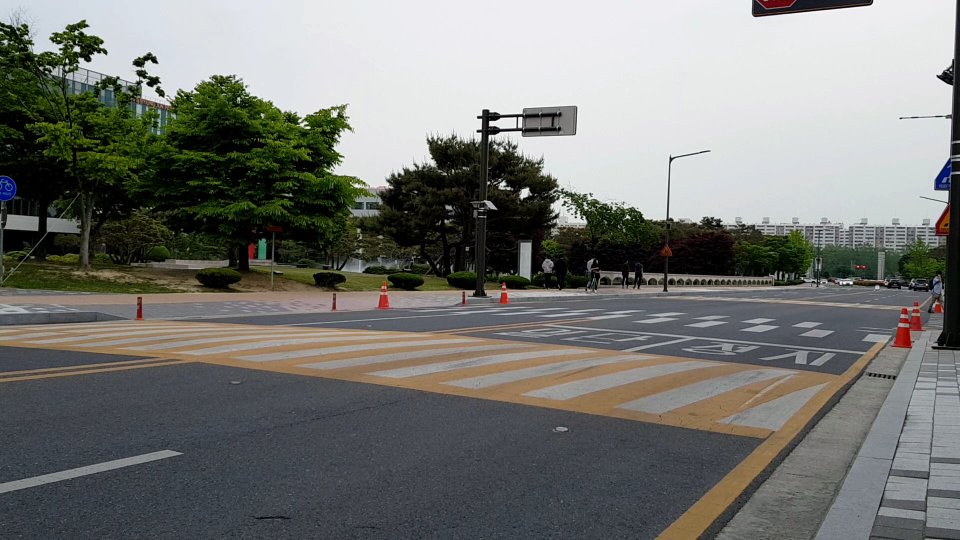
#> input picture detection/data/1.jpg, 1920 x 1080 px (shown at 1/2 size)
$ python -i setting_opencv_east.py   (imports and definitions only)
#> lines starting #> are read from the running program, lines starting #| are printed output that depends on the picture; after the words box and inside, x2 and y2 are one past the last pixel; in counts of white or black regions, pixels touching at a corner belong together
# @Author  : JaeminBest
# @File    : detection/setting_opencv.py
# @IDE: Microsoft Visual Studio Code

import cv2
import imutils
import numpy as np
import math
#from detection.calibration import transform


# needed for cropping image
def region_of_interest(img, vertices):
    mask = np.zeros_like(img)
    match_mask_color = 255
    cv2.fillPoly(mask, vertices, match_mask_color)
    masked_image = cv2.bitwise_and(img, mask)
    return masked_image


# draw line to img, debug function
def draw_lines(img, lines, color=[255, 0, 0], thickness=3):
    line_img = np.zeros(
        (
            img.shape[0],
            img.shape[1],
            3
        ),
        dtype=np.uint8
    )
    img = np.copy(img)
    if lines is None:
        return
    for line in lines:
        for x1, y1, x2, y2 in line:
            cv2.line(line_img, (int(x1), int(y1)), (int(x2), int(y2)), color, thickness)
    img = cv2.addWeighted(img, 0.8, line_img, 1.0, 0.0)
    return img


# return slope
def slope(line):
    # line is type of cv2.line
    for x1,y1,x2,y2 in line:
        if (x2==x1):
            return None
        slope = (float)(y2-y1)/(float)(x2-x1)
        return slope


# calculate distance(norm distance) between line(assumed to be straight line) and point(x,y)
def distance(line,x,y):
    p3 = np.array((x,y))
    for x1, y1, x2, y2 in line:
        p1 = np.array((x1, y1))
        p2 = np.array((x2, y2))
    d=np.cross(p2-p1,p3-p1)/np.linalg.norm(p2-p1)
    return d


# test if line2 can be extended to line1
# -1 for not on the same line, return 1 for same line
def onsameline(line1,line2, slope_thld, dist_thld):
    # cv2.line type line1, line2
    # check for slope difference
    if (math.fabs(slope(line1)-slope(line2))>slope_thld):
        return 0

    for x1,y1,x2,y2 in line2:
        # check for possibility of estimation of furthest point to be on same line
        if ((distance(line1,x1,y1)>dist_thld) or (distance(line1, x2, y2)>dist_thld)):
            return 0
    return 1


# test if line2 can be extended to line1
# 0 for not on the parallel line, return 1 for parallel line
# [32 lines left out: functions isparallel, get_intersect, not called in this run]


def set_to_image(line, img):
    for x1,y1,x2,y2 in line:
        line_y = [y1,y2]
        line_x = [x1,x2]

    poly_left = np.poly1d(np.polyfit(
        line_y,
        line_x,
        deg=1
    ))
    min_y = (int)(0)
    max_y = (int)(img.shape[0])
    left_x_start = (int)(poly_left(min_y))
    left_x_end = (int)(poly_left(max_y))
    return [[left_x_start,min_y,left_x_end,max_y]]

# new class for line sort
# store metadata of detected line as set and asymptote
class el_line():
    def __init__(self):
        self.line_x = []
        self.line_y = []
        self.lines = []
        self.asymptote = []

    def __repr__(self):
        return "< line_x : {}, line_y :{}, lines : {}, asymptote : {} >".format(self.line_x, self.line_y, self.lines, self.asymptote)

    def add(self,line):
        self.lines.append(line)
        for x1, y1, x2, y2 in line:
            if (x1 in self.line_x):
                self.line_y[self.line_x.index(x1)] = (self.line_y[self.line_x.index(x1)]+y1)/2
            else:
                self.line_x.extend([x1])
                self.line_y.extend([y1])
            if (x2 in self.line_x):
                self.line_y[self.line_x.index(x2)] = (self.line_y[self.line_x.index(x2)]+y2)/2
            else:
                self.line_x.extend([x2])
                self.line_y.extend([y2])

    def estimate(self,img):
        if (len(self.line_y)==2):
            y1 = self.line_y[0]
            y2 = self.line_y[1]
            if (y1==y2):
                self.asymptote = [[0,y1,img.shape[1],y1]]
                return

        poly_left = np.poly1d(np.polyfit(
            self.line_y,
            self.line_x,
            deg=1
        ))
        min_y = (int)(0)
        max_y = (int)(img.shape[0])
        left_x_start = (int)(poly_left(min_y))
        left_x_end = (int)(poly_left(max_y))
        self.asymptote = [[left_x_start,min_y,left_x_end,max_y]]
        return


# detection of crosswalk
def detect_crosswalk(image,region, threshold = 100, slope_thld=0.005, dist_thld=0.01):
    # region is list of 2 tuple (x,y) i.e. rectangular region described by diagonal 2 points
    # region of interest using region selected
    region_of_interest_vertices = [
        (region[0][0], region[0][1]),
        (region[0][0], region[1][1]),
        (region[1][0], region[1][1]),
        (region[1][0], region[0][1])
    ]
    #cv2.imshow('cross_org_image', image)
    img = image.copy()

    # color detection
    hsv = cv2.cvtColor(img,cv2.COLOR_BGR2Lab)

    # define range of blue color in HSV
    lower_mask = np.array([210,0,0])
    upper_mask = np.array([255,130,135])
    mask = cv2.inRange(hsv, lower_mask, upper_mask)
    res1 = cv2.bitwise_and(img,img, mask= mask)
    temp1 = cv2.cvtColor(res1, cv2.COLOR_BGR2GRAY)

    # define range of blue color in HSV
    kernel1 = np.ones((3, 3), np.uint8)
    morp1 = cv2.morphologyEx(temp1, cv2.MORPH_OPEN, kernel1)
    #cv2.imshow('central_extract_open', morp1)
    kernel2 = np.ones((3, 3), np.uint8)
    morp2 = cv2.morphologyEx(morp1, cv2.MORPH_CLOSE, kernel2)
    #cv2.imshow('central_extract_open_close', morp2)
    kernel3 = np.ones((5, 5), np.uint8)
    morp3 = cv2.erode(morp2, kernel3, iterations = 1)

    #cv2.imshow('cross_masked_gray', morp2)

    edges = cv2.Canny(morp2, 50, 150, apertureSize=3)

    # crop
    cropped_image = region_of_interest(
        edges,
        np.array(
            [region_of_interest_vertices],
            np.int32
        ),
    )
    #cv2.imshow('cross_mask_crop', cropped_image)

    # line detection
    lines = cv2.HoughLinesP(
        cropped_image,
        rho=6,
        theta=np.pi / 60,
        threshold=100,
        lines=np.array([]),
        minLineLength=threshold,
        maxLineGap=50
    )

    if (lines is None):
        return None

    #lines1 = cv2.HoughLines(cropped_image,1,np.pi/180,100)

    line_temp_image = draw_lines(
        img,
        lines,
        color = [0,0,255],
        thickness=5,
    )
    # [16 lines of commented-out code are left out]

    lines_sort = []
    # sort lines by slope and gather using class el_line
    for line in lines:
        sl = slope(line)
        if (sl is None):
            continue
        # zero division set by -1 therefore no count!
        if ((sl < -0.05)):
            continue

        if (not lines_sort):
            temp = el_line()
            temp.add(line)
            temp.estimate(img)
            lines_sort.append(temp)

        else:
            sort_flag = 0
            for el in lines_sort:
                if (onsameline(el.asymptote,line,slope_thld,dist_thld)==1):
                    el.add(line)
                    el.estimate(img)
                    sort_flag = 1
            if (not sort_flag):
                temp = el_line()
                temp.add(line)
                temp.estimate(img)
                lines_sort.append(temp)

    #for el in lines_sort:
    #    print(el)

    # exception : no line matching
    if (not lines_sort):
        return None

    # delete lines_sort based on count threshold
    # which means delete less-detected slope of lines
    lines_sortc = lines_sort.copy()
    for el in lines_sortc:
        if ((slope(el.asymptote)<0) or (slope(el.asymptote)>=0.5)):
            lines_sortc.remove(el)
            continue

    line_temp_image = draw_lines(
        img,
        [el.asymptote for el in lines_sortc],
        color = [0,0,255],
        thickness=5,
    )
    #cv2.imshow('img_hough_1',line_temp_image)

    crosswalk = lines_sortc[0].asymptote
    #for el in lines_sort:
    #    if (len(crosswalk.line_x)<len(el.line_x)):
    #        crosswalk = el
    for el in lines_sortc:
        el.estimate(img)
        if ((slope(el.asymptote)<0.1) or (slope(el.asymptote)>=0.5)):
            continue
        if (slope(crosswalk)>slope(el.asymptote)):
            crosswalk = el.asymptote

    #print(slope(crosswalk))

    # draw line
    line_image = draw_lines(
        img,
        [ crosswalk ],
        thickness=5,
    )
    #cv2.imshow('cross detection',line_image)
    #cv2.waitKey()

    return crosswalk


# detection of central line (yellow one)
def detect_central(image,region, threshold = 150, slope_thld=0.05, dist_thld=0.5):
    # region is list of tuple (x,y)
    # region of interest using region selected
    region_of_interest_vertices = [
        (region[0][0], region[0][1]),
        (region[0][0], region[1][1]),
        (region[1][0], region[1][1]),
        (region[1][0], region[0][1])
    ]

    img = image.copy()

    # central line detection

    # extracting central+crosswalk
    # using L*a*b*lst = []
    # extracting only crosswalk
    # using YCrCb
    ycrcb = cv2.cvtColor(img,cv2.COLOR_BGR2YCrCb)
    lower_mask2 = np.array([0,0,120])
    upper_mask2 = np.array([190,140,205])
    mask2 = cv2.inRange(ycrcb,lower_mask2, upper_mask2)
    res2 = cv2.bitwise_and(img,img, mask= mask2)
    img2 = cv2.cvtColor(res2,cv2.COLOR_BGR2GRAY)
    #cv2.imshow('central_YCrCb filter',img2)

    # define range of blue color in HSV
    kernel1 = np.ones((3, 3), np.uint8)
    morp1 = cv2.morphologyEx(img2, cv2.MORPH_OPEN, kernel1)
    #cv2.imshow('central_extract_open', morp1)
    kernel2 = np.ones((3, 3), np.uint8)
    morp2 = cv2.morphologyEx(morp1, cv2.MORPH_CLOSE, kernel2)
    #cv2.imshow('central_extract_open_close', morp2)
    kernel3 = np.ones((5, 5), np.uint8)
    morp3 = cv2.erode(morp2, kernel3, iterations = 1)
    #cv2.imshow('central_extract_open_close_erode', morp2)

    edges = cv2.Canny(morp2, 100, 200, apertureSize=3)
    #cv2.imshow('central_final edge', edges)

    # bump
    cropped_image = region_of_interest(
        edges,
        np.array(
            [region_of_interest_vertices],
            np.int32
        ),
    )

    # line detection
    lines1 = cv2.HoughLinesP(
        cropped_image,
        rho=6,
        theta=np.pi / 60,
        threshold=200,
        lines=np.array([]),
        minLineLength=threshold,
        maxLineGap=25
    )

    if (lines1 is None):
        print("1, lines1 null")
        return None

    line_temp_image = draw_lines(
        img,
        lines1,
        color = [0,0,255],
        thickness=5,
    )
    #cv2.imshow('img_temp_hough_1',line_temp_image)

    #lines1 = cv2.HoughLines(morp3,1,np.pi/180,100)

    lines_sort1 = []
    # sort lines by slope and gather using class el_line
    for line in lines1:
        a=0
        sl = slope(line)
        if (sl is None):
            continue
        # zero division set by -1 therefore no count!
        if ((sl > -0.05) or (sl<=-0.5)):
            a = 1
            continue
        #print(a)
        if (not lines_sort1):
            temp = el_line()
            temp.add(line)
            temp.estimate(img)
            lines_sort1.append(temp)

        else:
            sort_flag = 0
            for el in lines_sort1:
                if (onsameline(el.asymptote,line,slope_thld/3,dist_thld/3)==1):
                    el.add(line)
                    el.estimate(img)
                    sort_flag = 1
            if (not sort_flag):
                temp = el_line()
                temp.add(line)
                temp.estimate(img)
                lines_sort1.append(temp)

    if (not lines_sort1):
        print("1, lines1_sort null")
        return None

    line_temp_image = draw_lines(
        img,
        [el.asymptote for el in lines_sort1],
        color = [0,0,255],
        thickness=5,
    )
    #cv2.imshow('img_hough_1d',line_temp_image)

    # delete lines_sort based on count threshold
    # which means delete less-detected slope of lines
    lines_sort1c = lines_sort1.copy()
    for el in lines_sort1:
        if ((slope(el.asymptote)>0) or (slope(el.asymptote)<=-0.5)):
            lines_sort1c.remove(el)
            continue
        temp_line = el.asymptote
        for x1,y1,x2,y2 in temp_line:
            if (((x1<img.shape[1]) and (x1>0)) or ((x2<img.shape[1]) and (x2>0))):
                lines_sort1c.remove(el)
            elif ((x1<0) or (x2>0)):
                lines_sort1c.remove(el)

    if (not lines_sort1c):
        print("1, lines1_c null")
        return None

    line_image = draw_lines(
        img,
        [el.asymptote for el in lines_sort1c],
        thickness=5,
    )
    #cv2.imshow('b',line_image)

    side_left = lines_sort1c[0].asymptote
    side_right = lines_sort1c[0].asymptote

    for el in lines_sort1c:
        el.estimate(img)
        if (slope(side_left)>slope(el.asymptote)):
            side_left = el.asymptote
        if (slope(side_right)<slope(el.asymptote)):
            side_right = el.asymptote

    line_image = draw_lines(
        img,
        [[
            side_right[0],
            side_left[0],
        ]],
        thickness=5,
    )
    #cv2.imshow('central detection',line_image)

    return [side_left, side_right]


# detection of bump
# using this, we will set scale using already-known length
# match length with known value=360cm (it is already-set by LAW)
# RETURN : sizeof bump, position of crosswalk, newly transformed coordinate image
# [124 lines left out: function detect_bump, not called in this run]

# function find crosswalk, central lane, side lane in given image
# INPUT : input img or frame, threshold for detection (slope_thld, dist_thld)
# OUTPUT : list of (height,width), crosswalk, central lane, side lane
def find(img, crslope_thld = 0.005, crdist_thld=0.005, cnslope_thld=0.05, cndist_thld=0.5):
    # region of interest
    height = img.shape[0]
    width = img.shape[1]
    region1 = [
        (width / 2, height*1/2),
        (width, height)
    ]
    region2 = [
        (0, height),
        (width, height / 2)
    ]

    # central line detection
    res_central = detect_central(img,region1,threshold=100, slope_thld=cnslope_thld, dist_thld=cndist_thld)
    min_line = res_central[0]
    max_line = res_central[1]

    # crosswalk detection

    crosswalk = detect_crosswalk(img,region2,threshold=100, slope_thld=crslope_thld, dist_thld=crdist_thld)

    crosswalk = set_to_image(crosswalk,img)
    min_line = set_to_image(min_line,img)
    max_line = set_to_image(max_line,img)

    line_image = draw_lines(
        img,
        [[
            crosswalk[0],
            min_line[0],
            max_line[0],
        ]],
        thickness=5,
    )
    cv2.imshow('total detected', line_image)

    return ((height,width),crosswalk,min_line,max_line)


# function : calculate calibration setting such as rotated angle, or vanishing view etc..
#           for detail description of calibration setting, go to detection/calibration.py
# INPUT : shape(tuple of height and width), crosswalk, central lane, side lane
# OUTPUT : initial calibration setting (param)
# [274 lines left out: functions setting, selection, calc_setting, construct_cord, not called in this run]

>>> import cv2
>>> picture = cv2.imread('data/1.jpg')
#> picture is the input picture: shape (1080, 1920, 3); mean B, G, R 115.2, 119.5, 118.4
>>> result = find(picture)
#> in detect_central, `mask2 = cv2.inRange(ycrcb,lower_mask2, upper_mask2)`:
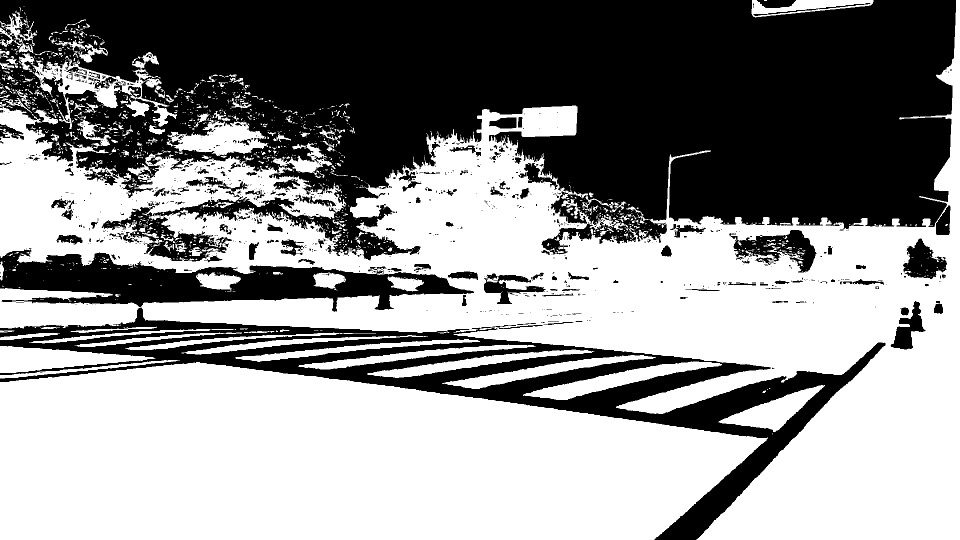
#> mask2: shape (1080, 1920) (shown at 1/2 size); 56.3% white; 954 black regions (782 under 20 px), largest, box (x1, y1, x2, y2) and area: (0, 0, 1912, 521) 670799, (0, 615, 1771, 1080) 130996, (0, 499, 948, 624) 52161
#> in detect_central, `morp1 = cv2.morphologyEx(img2, cv2.MORPH_OPEN, kernel1)`:
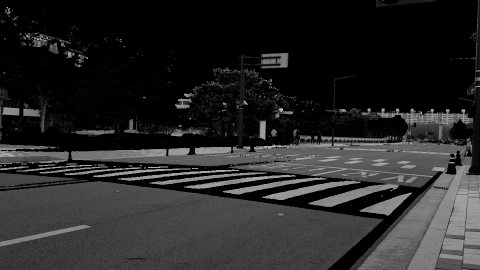
#> morp1: shape (1080, 1920) (shown at 1/4 size); min 0, max 187, mean 38.9
#> in region_of_interest, `masked_image = cv2.bitwise_and(img, mask)`:
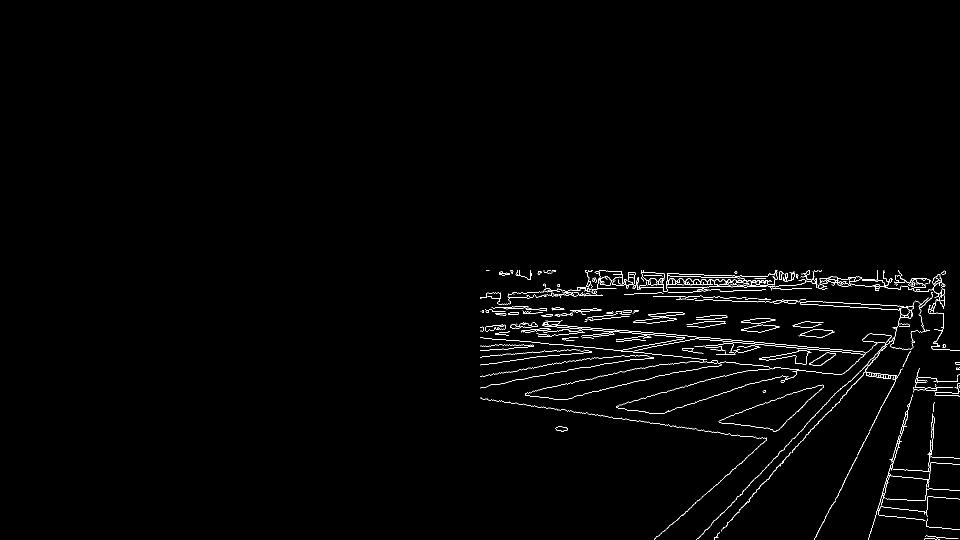
#> masked_image: shape (1080, 1920) (shown at 1/2 size); 1.1% white in thin lines or dots, all inside (x1, y1, x2, y2) = (960, 540, 1920, 1080)
#> in detect_central, `lines1 = cv2.HoughLinesP( cropped_image, rho=6, theta=np.pi / 60, thre..`: lines1 = 83 rows, first 6: [1549, 559, 1882, 559], [1428, 1076, 1652, 828], [1415, 573, 1553, 573], [1124, 689, 1590, 738], [1424, 599, 1736, 615], [1243, 546, 1404, 554]
#> the loop in draw_lines, `for line in lines:` made 83 passes
#> the loop in detect_central, `for line in lines1:` made 83 passes
#> (a, sl) on passes 12, 27, 29: (0, -0.0533), (0, -0.056), (0, -0.0982)
#> after the loop in detect_central, `for line in lines1:`: lines_sort1 = 12 items
#> the loop in draw_lines (call 2), `for line in lines:` made 12 passes
#> line on passes 1 to 8: [[14048, 0, -9627, 1080]], [[11746, 0, -7607, 1080]], [[7716, 0, -2320, 1080]], [[8873, 0, -5226, 1080]], [[7087, 0, -2177, 1080]], [[3888, 0, 534, 1080]], [[5759, 0, -1126, 1080]], [[4717, 0, -330, 1080]]
#> the loop in detect_central, `for el in lines_sort1:` made 12 passes
#> after the loop in detect_central, `for el in lines_sort1:`: lines_sort1c = 9 items
#> in detect_central, `side_left = lines_sort1c[0].asymptote`: side_left = [[14048, 0, -9627, 1080]]
#> the loop in detect_central, `for el in lines_sort1c:` made 9 passes
#> (y1 in estimate, y2 in estimate, left_x_start in estimate, left_x_end in estimate, side_left) on passes 3, 6, 7: (720, 703, 7716, -2320, [[7716, 0, -2320, 1080]]), (752, 736, 5759, -1126, [[5759, 0, -1126, 1080]]), (781, 735, 4717, -330, [[4717, 0, -330, 1080]])
#> call 4 of draw_lines, with thickness = 5
#> after the loop in draw_lines (call 4), `for line in lines:`:
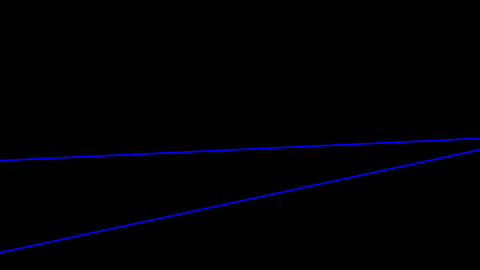
#> line_img: shape (1080, 1920, 3) (shown at 1/4 size); mean of channels 0, 1, 2 3.3, 0, 0; drawn as B, G, R
#> in draw_lines (call 4), `img = cv2.addWeighted(img, 0.8, line_img, 1.0, 0.0)`:
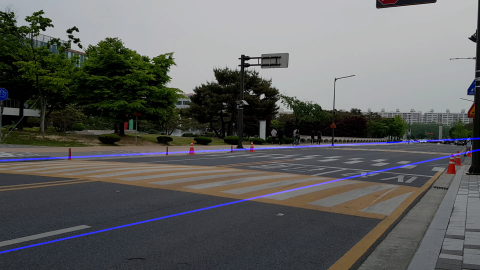
#> img: shape (1080, 1920, 3) (shown at 1/4 size); mean B, G, R 94.4, 95.6, 94.7
#> in find, `res_central = detect_central(img,region1,threshold=100, slope_thld=cns..`: res_central = [[[4717, 0, -330, 1080]], [[14048, 0, -9627, 1080]]]
#> in find, `min_line = res_central[0]`: min_line = [[4717, 0, -330, 1080]]
#> in find, `max_line = res_central[1]`: max_line = [[14048, 0, -9627, 1080]]
#> in region_of_interest (call 2), `cv2.fillPoly(mask, vertices, match_mask_color)`:
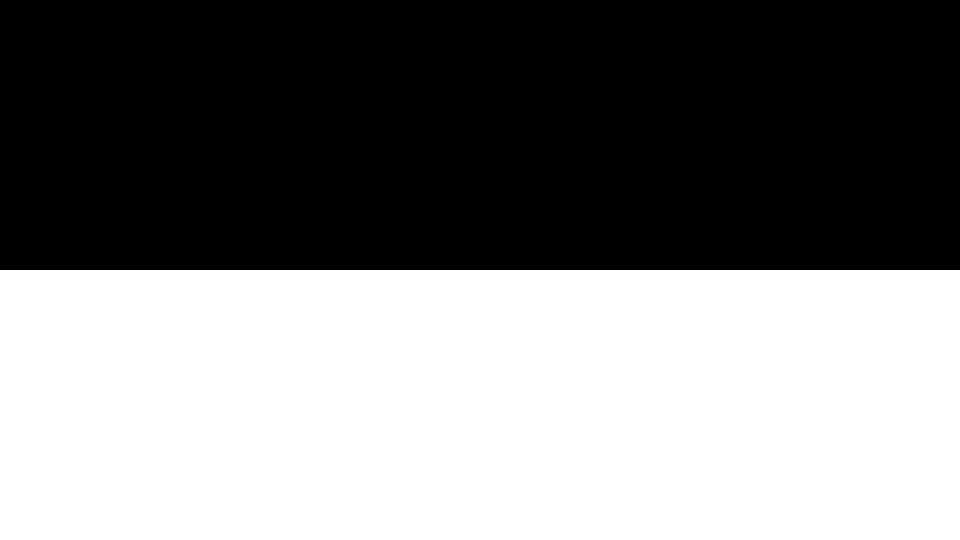
#> mask: shape (1080, 1920) (shown at 1/2 size); 50% white; 1 white region, box (x1, y1, x2, y2) and area: (0, 540, 1920, 1080) 1036800
#> in region_of_interest (call 2), `masked_image = cv2.bitwise_and(img, mask)`:
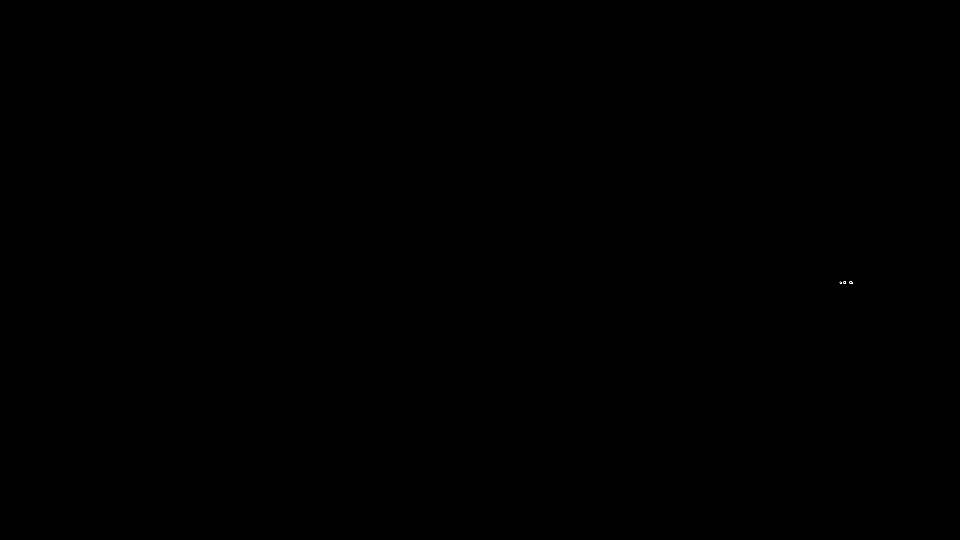
#> masked_image: shape (1080, 1920) (shown at 1/2 size); 0% white in thin lines or dots, all inside (x1, y1, x2, y2) = (1679, 563, 1705, 568)
#> in detect_crosswalk, `lines = cv2.HoughLinesP( cropped_image, rho=6, theta=np.pi / 60, thres..`: lines = None
#> (the run stopped early here; a loop or call above may not have finished)
